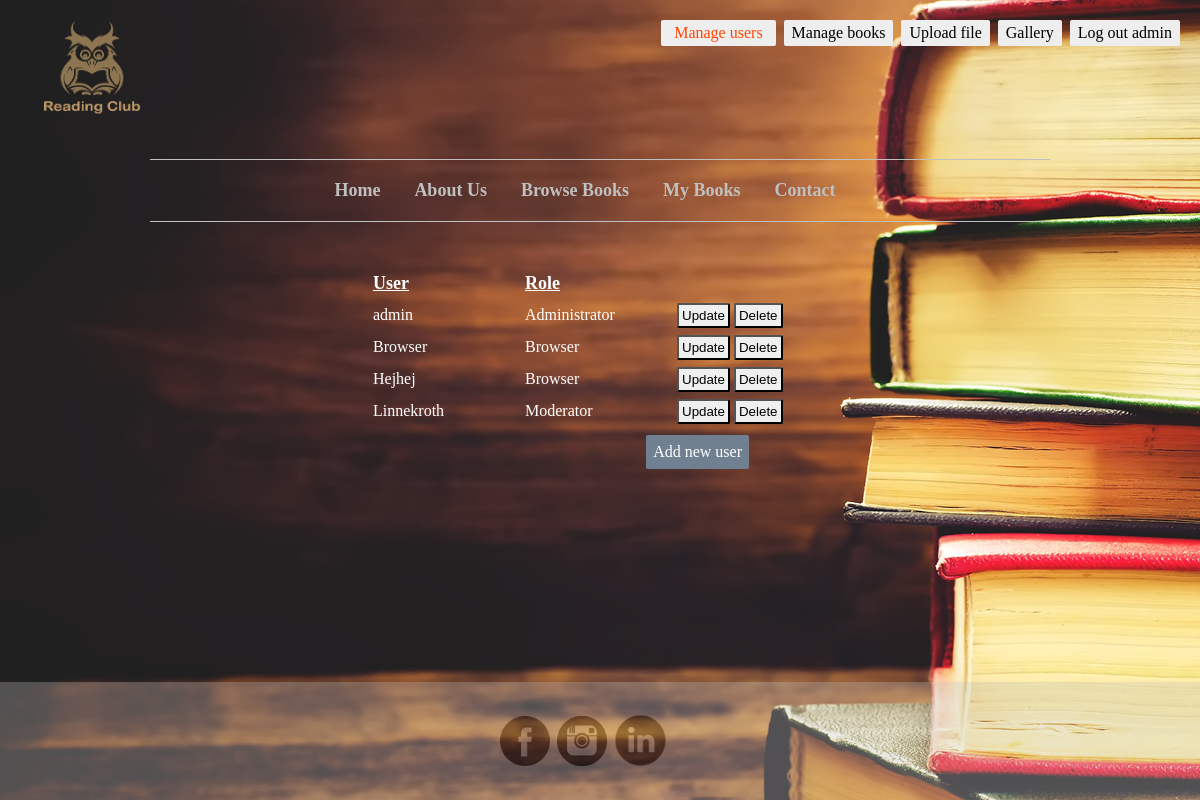
The app's page /users.php (signed in) with its own data.
### tables this page shows
CREATE TABLE `user` (
  `user_id` varchar(80) NOT NULL,
  `password` varchar(80) NOT NULL,
  `user_role` varchar(3) NOT NULL
);

### config.php (called while the page is built, shortened)
<?php
	function isLoggedIn(){
		return array_key_exists('userrole', $_SESSION);
	}
	function hasAccess($roles, $index){
		if (isLoggedIn()){
			if (substr($roles, $index,1) == "1") {
				return true;
			}
		}
		return false;
	}
	function getAccess($roles){
		if (hasAccess($roles, 0)){
			return "Administrator";
		}
		if (hasAccess($roles, 1)){
			return "Moderator";
		}
		if (hasAccess($roles, 2)){
			return "Browser";
		}
		return "None";
	}
?>

### users.php (the view, shortened to what this page needs)
<?php include("header.php");?>
<div id="users">
<?php
	$query = "select user_id, user_role from user";
	$stmt = $db->prepare($query);
	$stmt->bind_result($dbuserid, $dbuserrole);
	$stmt->execute();
	echo "<table>";
	echo "<tr><th>User</th>
	<th>Role</th></tr>";
	while($stmt->fetch()){
		echo "<tr><td>".$dbuserid."</td>
		<td>".getAccess($dbuserrole)."</td>
		<td>
			<form method='get' action='updateuser.php'>
				<button name='updateUser' value='".$dbuserid."' type='submit'>Update</button>
			</form>
			<form method='get' action=''>
				<button name='deleteUser' value='".$dbuserid."' type='submit'>Delete</button>
			</form>
		</td></tr>";
	}
	echo "</table>";
?>
<a href="adduser.php">Add new user</a>
</div>
<?php include("footer.php"); ?>

### bookClub.css (style rules this page uses)
* { margin: 0; padding: 0; }
body { background-image: url('img/books.jpg'); display: flex; min-height: 100vh; flex-direction: column; }
#mainBody, #allMembers, #browse, #myBooks, #contact, #users, #manageBooks, .fileuploads, #addUser, #updateUser, #updateBook, #addBook { flex: 1; }
form { display: inline; }
a { text-decoration: none; color: silver; font-weight: bold; }
#users { margin: auto; color: white; line-height: 30px; margin-bottom: 150px; }
#users a { background: slategray; color: white; padding: 2px 7px 2px 7px; border-radius: 2px; font-weight: normal; position: absolute; margin-top: 7px; right: 451px; }
#users td { min-width: 150px; max-width: 200px; overflow: hidden; text-overflow: ellipsis; font-size: 16px; }
#users th { text-align: left; text-decoration: underline; min-width: 150px; max-width: 200px; font-size: 18px; }
#users button { padding: 3px; border-radius: 2px; }
#users table { white-space: nowrap; table-layout: fixed; }

### records on screen
user: user_id "admin", user_role "Administrator"
user: user_id "Browser", user_role "Browser"
user: user_id "Hejhej", user_role "Browser"
user: user_id "Linnekroth", user_role "Moderator"

### other values on screen
$_SESSION['username'] "admin"
